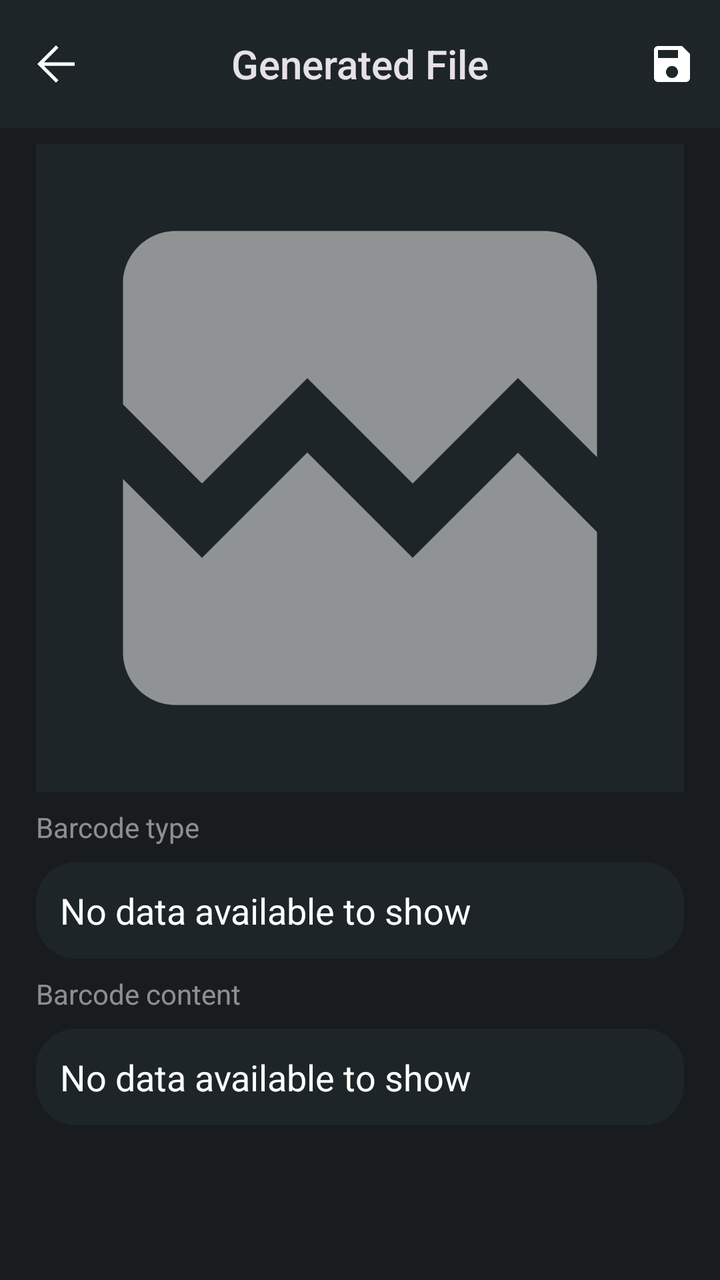
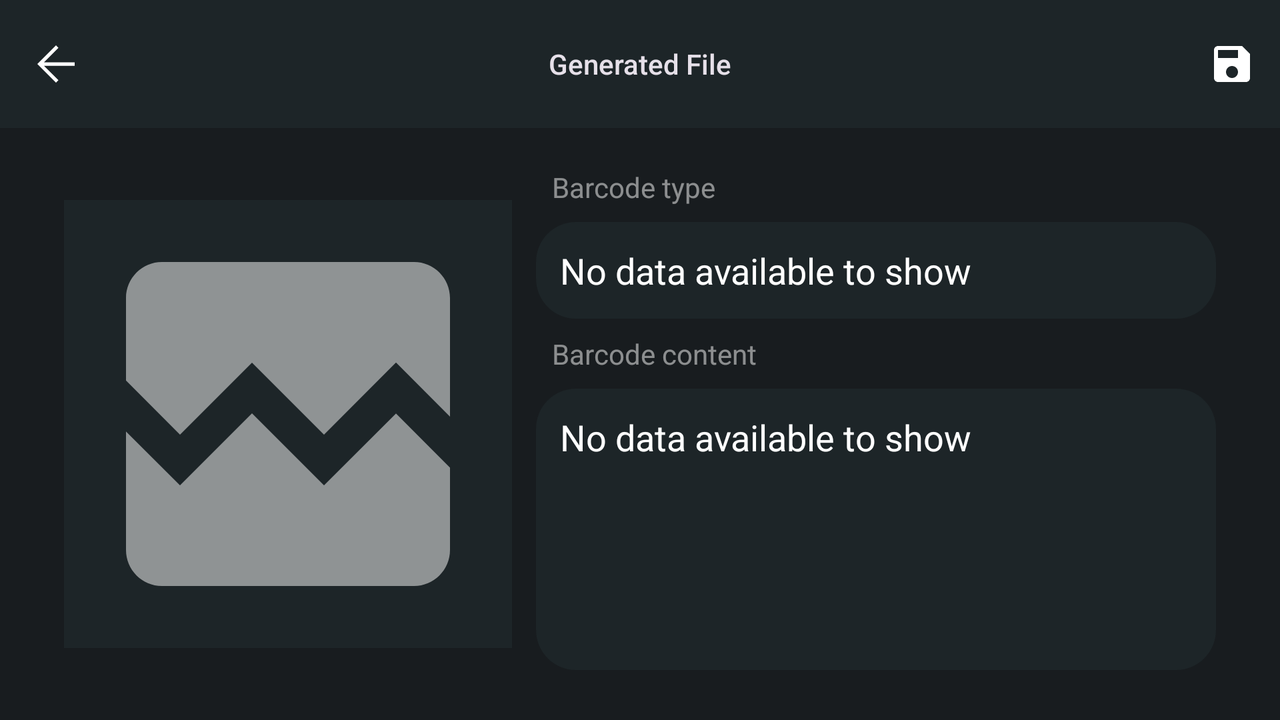

One screen, two layout resources from the same app: the default and the author's alternative for another configuration. Each is rendered where Android would select it; the XML of both is given below.
<!-- AndroidManifest.xml: application theme DarkTheme -->
<!-- res/layout/fragment_generator.xml -->
<?xml version="1.0" encoding="utf-8"?>
<androidx.constraintlayout.widget.ConstraintLayout xmlns:android="http://schemas.android.com/apk/res/android"
    xmlns:app="http://schemas.android.com/apk/res-auto"
    xmlns:tools="http://schemas.android.com/tools"
    android:layout_width="match_parent"
    android:layout_height="match_parent"
    android:background="?colorPrimary"
    tools:context=".ui.fragments.generator.GeneratorFragment">

    <com.google.android.material.appbar.AppBarLayout
        android:id="@+id/generatorToolbarLayout"
        android:layout_width="match_parent"
        android:layout_height="wrap_content"
        app:layout_constraintEnd_toEndOf="parent"
        app:layout_constraintStart_toStartOf="parent"
        app:layout_constraintTop_toTopOf="parent">

        <com.google.android.material.appbar.MaterialToolbar
            android:id="@+id/generatorToolbar"
            android:layout_width="match_parent"
            android:layout_height="?attr/actionBarSize"
            app:menu="@menu/generated_menu"
            app:navigationIcon="@drawable/arrow_back_28"
            app:title="Generated File"
            app:titleCentered="true" />

    </com.google.android.material.appbar.AppBarLayout>

    <ScrollView
        android:layout_width="0dp"
        android:layout_height="0dp"
        app:layout_constraintBottom_toBottomOf="parent"
        app:layout_constraintEnd_toEndOf="parent"
        app:layout_constraintStart_toStartOf="parent"
        app:layout_constraintTop_toBottomOf="@+id/generatorToolbarLayout">

        <androidx.constraintlayout.widget.ConstraintLayout
            android:layout_width="match_parent"
            android:layout_height="wrap_content">

            <androidx.constraintlayout.widget.Guideline
                android:id="@+id/guideline_start"
                android:layout_width="wrap_content"
                android:layout_height="wrap_content"
                android:orientation="vertical"
                app:layout_constraintGuide_percent="0.05" />

            <ImageView
                android:id="@+id/qr_final_image"
                android:layout_width="0dp"
                android:layout_height="0dp"
                android:layout_marginTop="@dimen/marginEight"
                android:background="?attr/colorPrimaryVariant"
                android:contentDescription="Generate barcode image"
                android:padding="4dp"
                android:src="@drawable/broken_image_200"
                app:layout_constraintDimensionRatio="1:1"
                app:layout_constraintEnd_toStartOf="@+id/guideline_40"
                app:layout_constraintStart_toEndOf="@+id/guideline_start"
                app:layout_constraintTop_toTopOf="parent"
                tools:ignore="HardcodedText" />

            <TextView
                android:id="@+id/textView2"
                style="@style/SemiTransparentTextColor"
                android:layout_width="wrap_content"
                android:layout_height="wrap_content"
                android:layout_marginTop="8dp"
                android:text="Barcode type"
                android:textSize="14sp"
                app:layout_constraintEnd_toStartOf="@+id/guideline_40"
                app:layout_constraintHorizontal_bias="0.0"
                app:layout_constraintStart_toEndOf="@+id/guideline_start"
                app:layout_constraintTop_toBottomOf="@+id/qr_final_image"
                tools:ignore="HardcodedText" />

            <TextView
                android:id="@+id/barcode_type_tv"
                android:layout_width="0dp"
                android:layout_height="wrap_content"
                android:layout_marginTop="8dp"
                android:background="@drawable/decoded_text_layout_back"
                android:padding="12dp"
                android:text="No data available to show"
                android:textColor="?attr/colorOnPrimary"
                android:textIsSelectable="true"
                android:textSize="18sp"
                app:layout_constraintEnd_toEndOf="@id/guideline_40"
                app:layout_constraintHorizontal_bias="0.0"
                app:layout_constraintStart_toEndOf="@id/guideline_start"
                app:layout_constraintTop_toBottomOf="@id/textView2"
                tools:ignore="HardcodedText" />

            <TextView
                android:id="@+id/textView3"
                style="@style/SemiTransparentTextColor"
                android:layout_width="wrap_content"
                android:layout_height="wrap_content"
                android:layout_marginTop="8dp"
                android:layout_marginBottom="8dp"
                android:text="Barcode content"
                android:textSize="14sp"
                app:layout_constraintEnd_toStartOf="@+id/guideline_40"
                app:layout_constraintHorizontal_bias="0.0"
                app:layout_constraintStart_toEndOf="@+id/guideline_start"
                app:layout_constraintTop_toBottomOf="@id/barcode_type_tv"
                tools:ignore="HardcodedText" />

            <TextView
                android:id="@+id/barcode_info_tv"
                android:layout_width="0dp"
                android:layout_height="wrap_content"
                android:layout_marginTop="@dimen/marginEight"
                android:layout_marginBottom="16dp"
                android:background="@drawable/decoded_text_layout_back"
                android:padding="12dp"
                android:text="No data available to show"
                android:textColor="?attr/colorOnPrimary"
                android:textIsSelectable="true"
                android:textSize="18sp"
                app:layout_constraintBottom_toBottomOf="parent"
                app:layout_constraintEnd_toStartOf="@+id/guideline_40"
                app:layout_constraintStart_toStartOf="@+id/guideline_start"
                app:layout_constraintTop_toBottomOf="@+id/textView3"
                app:layout_constraintVertical_bias="0.0"
                tools:ignore="HardcodedText" />

            <androidx.constraintlayout.widget.Guideline
                android:id="@+id/guideline_40"
                android:layout_width="wrap_content"
                android:layout_height="wrap_content"
                android:orientation="vertical"
                app:layout_constraintGuide_percent="0.95" />

        </androidx.constraintlayout.widget.ConstraintLayout>

    </ScrollView>

</androidx.constraintlayout.widget.ConstraintLayout>
<!-- resources referenced by this layout -->
<resources>
  <dimen name="marginEight">8dp</dimen>
  <!-- drawable arrow_back_28 (drawable) -->
  <?xml version="1.0" encoding="utf-8"?>
  <vector xmlns:android="http://schemas.android.com/apk/res/android"
      android:width="28dp"
      android:height="28dp"
      android:tint="@color/white"
      android:viewportWidth="48"
      android:viewportHeight="48">
      <path
          android:fillColor="@android:color/white"
          android:pathData="M24,40 L8,24 24,8 26.1,10.1 13.7,22.5H40V25.5H13.7L26.1,37.9Z" />
  </vector>
  <!-- drawable broken_image_200 (drawable) -->
  <?xml version="1.0" encoding="utf-8"?>
  <vector xmlns:android="http://schemas.android.com/apk/res/android"
      android:width="200dp"
      android:height="200dp"
      android:tint="@color/semiTransparentWhite"
      android:viewportWidth="24"
      android:viewportHeight="24">
      <path
          android:fillColor="@android:color/white"
          android:pathData="M21,5v6.59l-3,-3.01 -4,4.01 -4,-4 -4,4 -3,-3.01L3,5c0,-1.1 0.9,-2 2,-2h14c1.1,0 2,0.9 2,2zM18,11.42l3,3.01L21,19c0,1.1 -0.9,2 -2,2L5,21c-1.1,0 -2,-0.9 -2,-2v-6.58l3,2.99 4,-4 4,4 4,-3.99z" />
  </vector>
  <!-- drawable decoded_text_layout_back (drawable) -->
  <?xml version="1.0" encoding="UTF-8"?>
  <shape xmlns:android="http://schemas.android.com/apk/res/android">
      <solid android:color="?attr/colorPrimaryVariant" />
      <corners android:radius="20dp" />
      <padding
          android:bottom="0dp"
          android:left="0dp"
          android:right="0dp"
          android:top="0dp" />
  </shape>
  <style name="SemiTransparentTextColor">
          <item name="android:textColor">?semiTransparent</item>
      </style>
  <style name="DarkTheme" parent="Theme.Material3.Dark.NoActionBar">
          
          <item name="colorPrimary">@color/dark_primary_blue</item>
          <item name="colorPrimaryVariant">@color/dark_primary_variant_blue</item>
          <item name="colorOnPrimary">@color/white</item>
          
          <item name="colorSecondary">@color/light_blue</item>
          <item name="colorSecondaryVariant">@color/light_blue</item>
          <item name="colorOnSecondary">@color/white</item>
          
          <item name="android:statusBarColor">?attr/colorPrimaryVariant</item>
          
          <item name="bottomSheetDialogTheme">@style/ThemeOverlay.App.BottomSheetDialog</item>
          <item name="toolbarStyle">@style/CustomToolbarStyle</item>
          <item name="imageButtonStyle">@style/ImageButtonStyle</item>
          <item name="android:textColor">?attr/colorOnPrimary</item>
          <item name="mainSheetIconColor">?attr/colorOnPrimary</item>
          <item name="semiTransparent">@color/semiTransparentWhite</item>
          <item name="shimmerColor">#656565</item>
      </style>
  <color name="white">#FFFFFFFF</color>
  <color name="semiTransparentWhite">#80FFFFFF</color>
  <color name="dark_primary_blue">#181C1F</color>
  <color name="dark_primary_variant_blue">#1D2528</color>
  <color name="light_blue">#76D1FE</color>
  <style name="ThemeOverlay.App.BottomSheetDialog" parent="ThemeOverlay.Material3.BottomSheetDialog">
          <item name="bottomSheetStyle">@style/ModalBottomSheetDialog</item>
      </style>
  <style name="CustomToolbarStyle" parent="Widget.AppCompat.Toolbar">
          <item name="android:background">?colorPrimaryVariant</item>
          <item name="navigationIconTint">?colorOnPrimary</item>
      </style>
  <style name="ImageButtonStyle" parent="Widget.AppCompat.ImageButton">
          <item name="android:background">?colorPrimaryVariant</item>
      </style>
  <style name="ModalBottomSheetDialog" parent="Widget.Material3.BottomSheet.Modal">
          <item name="backgroundTint">?colorPrimaryVariant</item>
          <item name="shapeAppearance">@style/ShapeAppearance.App.LargeComponent</item>
      </style>
  <style name="ShapeAppearance.App.LargeComponent" parent="ShapeAppearance.Material3.LargeComponent">
          <item name="cornerFamily">rounded</item>
          <item name="cornerSize">24dp</item>
      </style>
</resources>
<!-- res/layout-land/fragment_generator.xml (the author's variant of the layout above) -->
<!-- drawn on the phone turned sideways -->
<?xml version="1.0" encoding="utf-8"?>
<androidx.constraintlayout.widget.ConstraintLayout xmlns:android="http://schemas.android.com/apk/res/android"
    xmlns:app="http://schemas.android.com/apk/res-auto"
    xmlns:tools="http://schemas.android.com/tools"
    android:layout_width="match_parent"
    android:layout_height="match_parent"
    android:background="?colorPrimary"
    tools:context=".ui.fragments.generator.GeneratorFragment">

    <com.google.android.material.appbar.AppBarLayout
        android:id="@+id/generatorToolbarLayout"
        android:layout_width="match_parent"
        android:layout_height="wrap_content"
        app:layout_constraintEnd_toEndOf="parent"
        app:layout_constraintStart_toStartOf="parent"
        app:layout_constraintTop_toTopOf="parent">

        <com.google.android.material.appbar.MaterialToolbar
            android:id="@+id/generatorToolbar"
            android:layout_width="match_parent"
            android:layout_height="?attr/actionBarSize"
            app:menu="@menu/generated_menu"
            app:navigationIcon="@drawable/arrow_back_28"
            app:title="Generated File"
            app:titleCentered="true" />

    </com.google.android.material.appbar.AppBarLayout>

    <androidx.constraintlayout.widget.Guideline
        android:id="@+id/guideline_start"
        android:layout_width="wrap_content"
        android:layout_height="wrap_content"
        android:orientation="vertical"
        app:layout_constraintGuide_percent="0.05" />

    <ImageView
        android:id="@+id/qr_final_image"
        android:layout_width="0dp"
        android:layout_height="0dp"
        android:background="?attr/colorPrimaryVariant"
        android:contentDescription="Generate barcode image"
        android:padding="4dp"
        android:src="@drawable/broken_image_200"
        app:layout_constraintBottom_toBottomOf="parent"
        app:layout_constraintDimensionRatio="1:1"
        app:layout_constraintEnd_toStartOf="@+id/guideline_40"
        app:layout_constraintStart_toEndOf="@+id/guideline_start"
        app:layout_constraintTop_toBottomOf="@+id/generatorToolbarLayout"
        tools:ignore="HardcodedText" />

    <androidx.constraintlayout.widget.Guideline
        android:id="@+id/guideline_40"
        android:layout_width="wrap_content"
        android:layout_height="wrap_content"
        android:orientation="vertical"
        app:layout_constraintGuide_percent="0.40" />

    <TextView
        android:id="@+id/textView2"
        style="@style/SemiTransparentTextColor"
        android:layout_width="wrap_content"
        android:layout_height="wrap_content"
        android:layout_marginStart="20dp"
        android:layout_marginTop="20dp"
        android:text="Barcode type"
        android:textSize="14sp"
        app:layout_constraintEnd_toStartOf="@+id/guideline_end"
        app:layout_constraintHorizontal_bias="0.0"
        app:layout_constraintStart_toEndOf="@+id/guideline_40"
        app:layout_constraintTop_toBottomOf="@+id/generatorToolbarLayout"
        tools:ignore="HardcodedText" />

    <TextView
        android:id="@+id/barcode_type_tv"
        android:layout_width="0dp"
        android:layout_height="wrap_content"
        android:layout_marginStart="12dp"
        android:layout_marginTop="8dp"
        android:layout_marginBottom="8dp"
        android:background="@drawable/decoded_text_layout_back"
        android:padding="12dp"
        android:text="No data available to show"
        android:textColor="?attr/colorOnPrimary"
        android:textIsSelectable="true"
        android:textSize="18sp"
        app:layout_constraintEnd_toStartOf="@id/guideline_end"
        app:layout_constraintStart_toEndOf="@id/guideline_40"
        app:layout_constraintTop_toBottomOf="@id/textView2"
        tools:ignore="HardcodedText" />

    <TextView
        android:id="@+id/textView3"
        style="@style/SemiTransparentTextColor"
        android:layout_width="wrap_content"
        android:layout_height="wrap_content"
        android:layout_marginStart="20dp"
        android:layout_marginTop="8dp"
        android:layout_marginBottom="8dp"
        android:text="Barcode content"
        android:textSize="14sp"
        app:layout_constraintEnd_toStartOf="@+id/guideline_end"
        app:layout_constraintHorizontal_bias="0.0"
        app:layout_constraintStart_toEndOf="@+id/guideline_40"
        app:layout_constraintTop_toBottomOf="@id/barcode_type_tv"
        tools:ignore="HardcodedText" />

    <ScrollView
        android:id="@+id/content_scroll_view"
        android:layout_width="0dp"
        android:layout_height="0dp"
        android:layout_marginStart="12dp"
        android:layout_marginTop="8dp"
        android:layout_marginBottom="25dp"
        android:background="@drawable/decoded_text_layout_back"
        app:layout_constraintBottom_toBottomOf="parent"
        app:layout_constraintEnd_toStartOf="@+id/guideline_end"
        app:layout_constraintHorizontal_bias="0.0"
        app:layout_constraintStart_toEndOf="@+id/guideline_40"
        app:layout_constraintTop_toBottomOf="@id/textView3"
        app:layout_constraintVertical_bias="0.0">

        <TextView
            android:id="@+id/barcode_info_tv"
            android:layout_width="match_parent"
            android:layout_height="wrap_content"
            android:layout_margin="12dp"
            android:text="No data available to show"
            android:textColor="?attr/colorOnPrimary"
            android:textIsSelectable="true"
            android:textSize="18sp"
            tools:ignore="HardcodedText" />

    </ScrollView>

    <androidx.constraintlayout.widget.Guideline
        android:id="@+id/guideline_end"
        android:layout_width="wrap_content"
        android:layout_height="wrap_content"
        android:orientation="vertical"
        app:layout_constraintGuide_percent="0.95" />

</androidx.constraintlayout.widget.ConstraintLayout>
<!-- resources referenced by the variant -->
<!-- as the phone turned sideways resolves them -->
<resources>
  <!-- drawable arrow_back_28 (drawable) -->
  <?xml version="1.0" encoding="utf-8"?>
  <vector xmlns:android="http://schemas.android.com/apk/res/android"
      android:width="28dp"
      android:height="28dp"
      android:tint="@color/white"
      android:viewportWidth="48"
      android:viewportHeight="48">
      <path
          android:fillColor="@android:color/white"
          android:pathData="M24,40 L8,24 24,8 26.1,10.1 13.7,22.5H40V25.5H13.7L26.1,37.9Z" />
  </vector>
  <!-- drawable broken_image_200 (drawable) -->
  <?xml version="1.0" encoding="utf-8"?>
  <vector xmlns:android="http://schemas.android.com/apk/res/android"
      android:width="200dp"
      android:height="200dp"
      android:tint="@color/semiTransparentWhite"
      android:viewportWidth="24"
      android:viewportHeight="24">
      <path
          android:fillColor="@android:color/white"
          android:pathData="M21,5v6.59l-3,-3.01 -4,4.01 -4,-4 -4,4 -3,-3.01L3,5c0,-1.1 0.9,-2 2,-2h14c1.1,0 2,0.9 2,2zM18,11.42l3,3.01L21,19c0,1.1 -0.9,2 -2,2L5,21c-1.1,0 -2,-0.9 -2,-2v-6.58l3,2.99 4,-4 4,4 4,-3.99z" />
  </vector>
  <!-- drawable decoded_text_layout_back (drawable) -->
  <?xml version="1.0" encoding="UTF-8"?>
  <shape xmlns:android="http://schemas.android.com/apk/res/android">
      <solid android:color="?attr/colorPrimaryVariant" />
      <corners android:radius="20dp" />
      <padding
          android:bottom="0dp"
          android:left="0dp"
          android:right="0dp"
          android:top="0dp" />
  </shape>
  <style name="SemiTransparentTextColor">
          <item name="android:textColor">?semiTransparent</item>
      </style>
  <style name="DarkTheme" parent="Theme.Material3.Dark.NoActionBar">
          
          <item name="colorPrimary">@color/dark_primary_blue</item>
          <item name="colorPrimaryVariant">@color/dark_primary_variant_blue</item>
          <item name="colorOnPrimary">@color/white</item>
          
          <item name="colorSecondary">@color/light_blue</item>
          <item name="colorSecondaryVariant">@color/light_blue</item>
          <item name="colorOnSecondary">@color/white</item>
          
          <item name="android:statusBarColor">?attr/colorPrimaryVariant</item>
          
          <item name="bottomSheetDialogTheme">@style/ThemeOverlay.App.BottomSheetDialog</item>
          <item name="toolbarStyle">@style/CustomToolbarStyle</item>
          <item name="imageButtonStyle">@style/ImageButtonStyle</item>
          <item name="android:textColor">?attr/colorOnPrimary</item>
          <item name="mainSheetIconColor">?attr/colorOnPrimary</item>
          <item name="semiTransparent">@color/semiTransparentWhite</item>
          <item name="shimmerColor">#656565</item>
      </style>
  <color name="white">#FFFFFFFF</color>
  <color name="semiTransparentWhite">#80FFFFFF</color>
  <color name="dark_primary_blue">#181C1F</color>
  <color name="dark_primary_variant_blue">#1D2528</color>
  <color name="light_blue">#76D1FE</color>
  <style name="ThemeOverlay.App.BottomSheetDialog" parent="ThemeOverlay.Material3.BottomSheetDialog">
          <item name="bottomSheetStyle">@style/ModalBottomSheetDialog</item>
      </style>
  <style name="CustomToolbarStyle" parent="Widget.AppCompat.Toolbar">
          <item name="android:background">?colorPrimaryVariant</item>
          <item name="navigationIconTint">?colorOnPrimary</item>
      </style>
  <style name="ImageButtonStyle" parent="Widget.AppCompat.ImageButton">
          <item name="android:background">?colorPrimaryVariant</item>
      </style>
  <style name="ModalBottomSheetDialog" parent="Widget.Material3.BottomSheet.Modal">
          <item name="backgroundTint">?colorPrimaryVariant</item>
          <item name="shapeAppearance">@style/ShapeAppearance.App.LargeComponent</item>
      </style>
  <style name="ShapeAppearance.App.LargeComponent" parent="ShapeAppearance.Material3.LargeComponent">
          <item name="cornerFamily">rounded</item>
          <item name="cornerSize">24dp</item>
      </style>
</resources>
